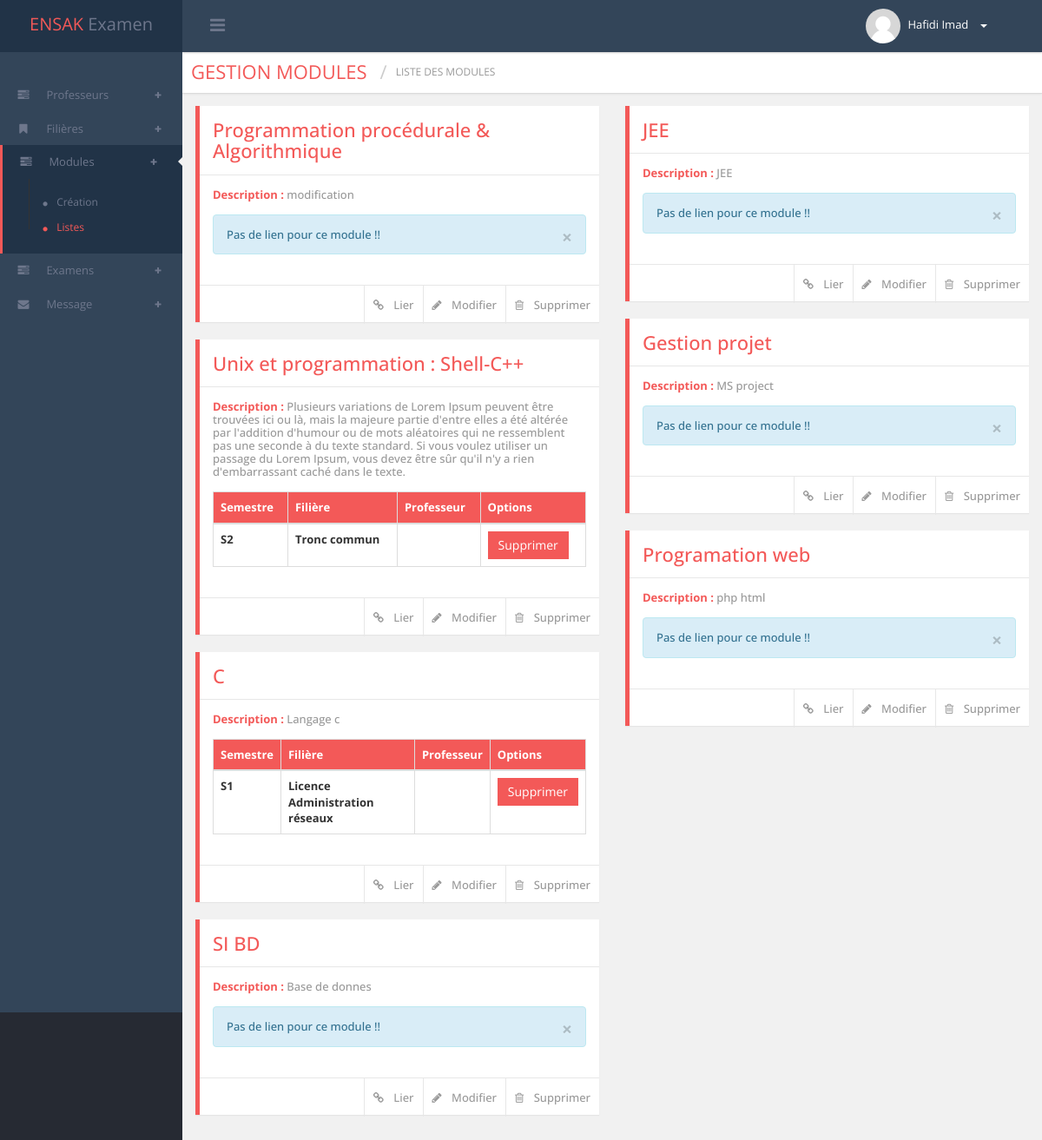
The page /controllers/admin/listeModule.controller.php (signed in) on the database its author committed.
### tables this page shows
CREATE TABLE IF NOT EXISTS `modules` (
  `id` int(11) NOT NULL AUTO_INCREMENT,
  `intitule` varchar(255) NOT NULL,
  `description` varchar(1000) NOT NULL,
  PRIMARY KEY (`id`)
);

CREATE TABLE IF NOT EXISTS `linkmodule` (
  `id_module` int(11) NOT NULL,
  `id_filiere` int(11) NOT NULL,
  `id_professeur` int(11) NOT NULL,
  `semestre` varchar(2) NOT NULL,
  KEY `id_module` (`id_module`,`id_filiere`,`id_professeur`),
  KEY `id_filiere` (`id_filiere`),
  KEY `id_professeur` (`id_professeur`),
  KEY `id_professeur_2` (`id_professeur`)
);

CREATE TABLE IF NOT EXISTS `filieres` (
  `id` int(11) NOT NULL AUTO_INCREMENT,
  `intitule` varchar(100) NOT NULL,
  `niveau` varchar(50) NOT NULL,
  `nbrModule` int(10) NOT NULL,
  `description` varchar(1000) NOT NULL,
  PRIMARY KEY (`id`)
);

### models/managers/module.manager.php (called while the page is built, shortened)
<?php
include_once '../../models/classes/module.classe.php';
class moduleManager
{
	private $db;
	public function __construct($BDD)
	{
		$this->db = $BDD;
	}
	public function getAllModules()
	{
		$sql = "SELECT * FROM modules";
		$qry = $this->db->prepare($sql);
		$qry->execute();
		while($element = $qry->fetch(PDO::FETCH_ASSOC))
		{
			$modules[] = new Module($element['id'],$element['intitule'],$element['description']);
		}
		if(empty($modules))
			return null;
		else
			return $modules;
	}
	public function getFiliereProfesseurByIdModule($id_module)
	{
		$sql = "SELECT filieres.intitule,professeurs.nom,professeurs.prenom,linkmodule.semestre,linkmodule.id_module,linkmodule.id_professeur,linkmodule.id_filiere FROM linkmodule LEFT join filieres on filieres.id = linkmodule.id_filiere left join professeurs on professeurs.id = linkmodule.id_professeur where linkmodule.id_module = $id_module";
		$qry = $this->db->prepare($sql);
		$qry->execute();
		while($element = $qry->fetch(PDO::FETCH_ASSOC))
		{
			$liste[] = array('intitule_filiere' => $element["intitule"],'nom_prof' => $element["nom"]." ".$element["prenom"],'semestre' => $element["semestre"],'id_module' => $element["id_module"],'id_professeur' => $element["id_professeur"],'id_filiere' => $element["id_filiere"]);
		}
		if (empty($liste))
			return null;
		else
			return $liste;
	}
}
?>

### controllers/admin/listeModule.controller.php (called while the page is built, shortened)
<?php
include_once '../../models/core.php';
include_once '../../models/admin/module.model.php';
$modulemodel = new moduleModel($BDD);
$listemodule = $modulemodel->showAllModule();
include_once '../../layouts/admin/head.admin.php';
$menu_tab = "module";
$menu_tab_sub = "listeModule";
include_once '../../layouts/admin/menu.admin.php';
include_once '../../views/admin/listeModule.php';
include_once '../../layouts/admin/footer.admin.php';
?>

### models/classes/module.classe.php (called while the page is built, shortened)
<?php
class Module
{
	private $id;
	private $intitule;
	private $description;
    public function getId()
    {
        return $this->id;
    }
    public function setId($id)
    {
        $this->id = $id;
    }
    public function getIntitule()
    {
        return $this->intitule;
    }
    public function setIntitule($intitule)
    {
        $this->intitule = $intitule;
    }
    public function getDescription()
    {
        return $this->description;
    }
    public function setDescription($description)
    {
        $this->description = $description;
    }
}
?>

### models/admin/module.model.php (the view, shortened to what this page needs)
<?php
include_once '../../models/managers/module.manager.php';
class moduleModel
{
	private $modulemanager;
	public function __construct($BDD)
	{
		$this->modulemanager = new moduleManager($BDD);
	}
	public function showAllModule()
	{
		$listeModule = $this->modulemanager->getAllModules();
		if ($listeModule == null)
		{
			return "<div class=\"col-lg-12\"><div class=\"bs-example\"><div class=\"alert alert-warning fade in\">
                    <button aria-hidden=\"true\" data-dismiss=\"alert\" class=\"close\" type=\"button\">×</button>
                    La liste des Modules est vide !!</div></div></div>";
		}
		else
		{
			$i = 0;
			$print = "<div class=\"col-lg-6\">";
			foreach ($listeModule as $module)
			{
				if ($i == ceil(count($listeModule)/2))
				{
					$print .= "</div><div class=\"col-lg-6\">";
				}
				$print .= $this->showModule($module);
				$i++;
			}
			$print .= "</div>";
			return $print;
		}
	}
	public function showModule($module)
	{
		return "<section class=\"panel default red_border vertical_border h1\">
	              	<div class=\"task-header red_task\">".$module->getIntitule()."</div>
	                <div class=\"row task_inner inner_padding\">
	                  <div class=\"col-sm-12\">
	                    <p><strong class=\"colored\">Description : </strong>".$module->getDescription()."</p>
	                  	".$this->showModuleLinks($module->getId())."
	                  </div>
	                </div>
	                <div class=\"task-footer\">
	                  <div class=\"pull-right\">
	                    <ul class=\"footer-icons-group\">
	                      <li><a href=\"lierModule.controller.php?id_module=".$module->getId()."\"><i class=\"fa fa-link\"></i> Lier</a></li>
	                      <li><a href=\"updateModule.controller.php?id_module=".$module->getId()."\"><i class=\"fa fa-pencil\"></i> Modifier</a></li>
	                      <li><a href=\"\" data-toggle=\"modal\" data-target=\"#module".$module->getId()."\"><i class=\"fa fa-trash-o\"></i> Supprimer</a></li>
	                    </ul>
	                  </div>
	                </div>
	            </section>";
	}
	public function showModuleLinks($id_module)
	{
		$liste = $this->modulemanager->getFiliereProfesseurByIdModule($id_module);
		if ($liste == null)
		{
			return "<div class=\"bs-example\"><div class=\"alert alert-info fade in\">
                    <button aria-hidden=\"true\" data-dismiss=\"alert\" class=\"close\" type=\"button\">×</button>
                    Pas de lien pour ce module !!</div></div>";
		}
		else
		{
			$print = "<table class=\"table table-bordered table-linkmodule\"><thead>
	          <tr><th>Semestre</th><th>Filière</th><th>Professeur</th><th>Options</th></tr></thead>
	          <tbody>";
	          foreach ($liste as $element)
	          {
	          	$print .= "<tr><th>".$element["semestre"]."</th><th>".$element["intitule_filiere"]."</th><th>".$element["nom_prof"]."</th><th><a href=\"delete.controller.php?linkmodule=".$element['id_module']."-".$element['id_filiere']."-".$element['id_professeur']."&type=linkmodule\" type=\"button\" class=\"btn btn-valider\">Supprimer</a></th></tr>";
	          }
	    	$print .= "</tbody></table>";
	    	return $print;
		}
	}
}
?>

### layouts/admin/head.admin.php (shortened to what this page needs)
<!DOCTYPE html PUBLIC "-//W3C//DTD XHTML 1.0 Transitional//EN" "http://www.w3.org/TR/xhtml1/DTD/xhtml1-transitional.dtd">
<html xmlns="http://www.w3.org/1999/xhtml">
<head>
  <link href="../../public/css/font-awesome.css" rel="stylesheet" type="text/css" />
  <link href="../../public/dist/css/bootstrap.css" rel="stylesheet" type="text/css" />
  <link href="../../public/css/admin.css" rel="stylesheet" type="text/css" />
  <link href="../../public/css/main-style.css" rel="stylesheet" type="text/css" />
  <link href="../../public/plugins/calendar/fullcalendar.css" rel="stylesheet" type="text/css" />
  <link href="../../public/plugins/calendar/fullcalendar.print.css" rel="stylesheet" type="text/css" />
</head>
<body class="dark_theme fixed_header left_nav_fixed">
<div class="wrapper">
	<div class="header_bar">
	    <div class="brand">
	      <div class="logo" style="display:block"><span class="theme_color">ENSAK</span> Examen</div>
	    </div>
	    <div class="header_top_bar">
	      <a href="javascript:void(0);" class="menutoggle"> <i class="fa fa-bars"></i> </a>
	      <div class="top_right_bar">
	        <div class="user_admin dropdown">
	          <a href="javascript:void(0);" data-toggle="dropdown"><img src="../../public/images/user.jpg" />
	          	<span class="user_adminname"><?php echo $_SESSION['admin']["nom"]." ".$_SESSION['admin']["prenom"]; ?></span> <b class="caret"></b> </a>
	        </div>
	      </div>
	    </div>
	  </div>
	  <div class="inner">

### layouts/admin/menu.admin.php (shortened to what this page needs)
<div class="left_nav">
     <div class="space-top space-bot"></div>
     <div class="left_nav_slidebar">
       <ul>
         <li <?php echo ($menu_tab == "professeur") ? 'class="left_nav_active theme_border"' : ''; ?>>
           <a href="javascript:void(0);">
             <i class="fa fa-tasks"></i> Professeurs <?php echo ($menu_tab == "professeur") ? '<span class="left_nav_pointer"></span>' : ''; ?><span class="plus"><i class="fa fa-plus"></i></span>
           </a>
         </li>
         <li <?php echo ($menu_tab == "filiere") ? 'class="left_nav_active theme_border"' : ''; ?>>
           <a href="javascript:void(0);">
             <i class="fa fa-bookmark"></i> Filières <?php echo ($menu_tab == "filiere") ? '<span class="left_nav_pointer"></span>' : ''; ?><span class="plus"><i class="fa fa-plus"></i></span>
           </a>
         </li>
         <li <?php echo ($menu_tab == "module") ? 'class="left_nav_active theme_border"' : ''; ?>>
           <a href="javascript:void(0);">
             <i class="fa fa-tasks"></i> Modules <?php echo ($menu_tab == "module") ? '<span class="left_nav_pointer"></span>' : ''; ?><span class="plus"><i class="fa fa-plus"></i></span>
           </a>
           <ul <?php echo ($menu_tab == "module") ? 'class="opened" style="display:block"' : ''; ?>>
             <li>
               <a href="creationModule.controller.php"><i class="fa fa-circle<?php echo ($menu_tab_sub == "creationModule") ? ' theme_color' : ''; ?>"></i> <b class="<?php echo ($menu_tab_sub == "creationModule") ? ' theme_color' : ''; ?>">Création</b></a>
             </li>
             <li>
               <a href="listeModule.controller.php"><i class="fa fa-circle<?php echo ($menu_tab_sub == "listeModule") ? ' theme_color' : ''; ?>"></i> <b class="<?php echo ($menu_tab_sub == "listeModule") ? ' theme_color' : ''; ?>">Listes</b></a>
             </li>
           </ul>
         </li>
         <li <?php echo ($menu_tab == "examen") ? 'class="left_nav_active theme_border"' : ''; ?>>
           <a href="javascript:void(0);">
             <i class="fa fa-tasks"></i> Examens <?php echo ($menu_tab == "examen") ? '<span class="left_nav_pointer"></span>' : ''; ?><span class="plus"><i class="fa fa-plus"></i></span>
           </a>
         </li>
         <li <?php echo ($menu_tab == "message") ? 'class="left_nav_active theme_border"' : ''; ?>>
           <a href="javascript:void(0);">
             <i class="fa fa-envelope"></i> Message <?php echo ($menu_tab == "message") ? '<span class="left_nav_pointer"></span>' : ''; ?><span class="plus"><i class="fa fa-plus"></i></span>
           </a>
         </li>
       </ul>
     </div>
   </div>

### views/admin/listeModule.php (shortened to what this page needs)
<div class="contentpanel">
    <div class="pull-left breadcrumb_admin clear_both">
      <div class="pull-left page_title theme_color">
        <h1>gestion modules</h1>
        <h2 class="">Liste des Modules</h2>
      </div>
    </div>
    <div class="container">
      <div class="row">
        <?php
            echo $listemodule;
        ?>
      </div>
    </div>
  </div>

### layouts/admin/footer.admin.php (shortened to what this page needs)
  </div>
</div>
</body>
</html>

### public/css/main-style.css (style rules this page uses)
a { -webkit-transition: all 0.2s ease-out; -moz-transition: all 0.2s ease-out; -ms-transition: all 0.2s ease-out; -o-transition: all 0.2s ease-out; }
.space-top { margin-top: 10px; height: 20px; }
.user_admin a { color: #ffffff !important;; }
.user_admin img { width: 40px; height: 40px; border-radius: 50%; }
.btn { -webkit-transition: all 0.4s ease-out; -moz-transition: all 0.4s ease-out; -ms-transition: all 0.4s ease-out; -o-transition: all 0.4s ease-out; }
.btn-valider { border-radius: 0px; color: #ffffff; background-color: #f35958; }
.task-footer { height: 43px; }
.task-header { font-size: 22px; }
.colored { color: #f35958; }
.task_inner p { color: #999999; }
li i.fa { margin-right: 8px; }
.panel table thead { background-color: #f35958; color: #ffffff; }
.user_admin { min-width: 200px; }

### rows shown on the page
modules: intitule "Programmation procédurale & Algorithmique", description "modification", shows "Pas de lien pour ce module !!"
modules: intitule "Unix et programmation : Shell-C++", description "Plusieurs variations de Lorem Ipsum peuvent être trouvées ici ou là, mais la majeure partie d'entre elles a été altérée par l'addition d'humour ou de mots aléatoires qui ne ressemblent pas une seconde à du texte standard. Si vous voulez utiliser un passage du Lorem Ipsum, vous devez être sûr qu'il n'y a rien d'embarrassant caché dans le texte.", shows "Semestre"
linkmodule: semestre "S2", id_filiere.intitule "Tronc commun"
modules: intitule "C", description "Langage c", shows "Semestre"
linkmodule: semestre "S1", id_filiere.intitule "Licence Administration réseaux"
modules: intitule "SI BD", description "Base de donnes", shows "Pas de lien pour ce module !!"
modules: intitule "JEE", description "JEE", shows "Pas de lien pour ce module !!"
modules: intitule "Gestion projet", description "MS project", shows "Pas de lien pour ce module !!"
modules: intitule "Programation web", description "php html", shows "Pas de lien pour ce module !!"

### other values the page prints
$_SESSION['admin']["nom"] "Hafidi"
$_SESSION['admin']["prenom"] "Imad"
